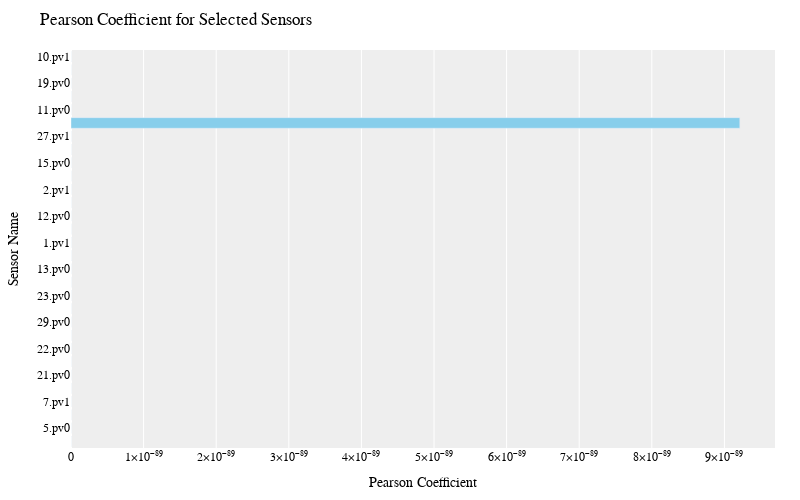

Notebook code cell kept with this figure:
### Code cell
import plotly.graph_objs as go
import plotly.io as pio

# Create the bar plot
fig = go.Figure()

fig.add_trace(go.Bar(
    x=df_correlation_filt['p_value'],
    y=df_correlation_filt['sensor_name'],
    orientation='h',
    marker=dict(color='skyblue')
))

# Update layout
fig.update_layout(
    title='Pearson Coefficient for Selected Sensors',
    xaxis_title='Pearson Coefficient',
    yaxis_title='Sensor Name',
    # Invert y-axis to display the highest value at the top
    yaxis=dict(autorange='reversed'),
    plot_bgcolor='#EEEEEE',
    font=dict(
        family="Montserrat, sans-serif",
        size=12,
        color="#000000"
    ),
    width=800,
    height=500,
    margin=dict(l=50, r=25, t=50, b=50)
)

# Show the plot
fig.show()

### Figure 1 — Plotly figure (JSON) as saved in the notebook; plotly's stock layout.template omitted (floating-point values rounded to 4 significant figures)
{"data": [{"marker": {"color": "skyblue"}, "orientation": "h", "type": "bar", "x": [4.322e-203, 6.184e-170, 1.869e-156, 1.791e-109, 6.22e-170, 9.212e-89, 2.452e-218, 6.385e-172, 8.814e-201, 2.32e-220, 4.035e-209, 1.819e-188, 2.371e-249, 8.43e-222, 1.902e-188, 7.403e-221, 5.414e-258, 1.598e-181, 3.14e-129, 6.751e-242, 5.08e-211, 1.616e-221, 1.696e-207, 2.138e-146, 1.295e-237, 7.565e-126, 2.171e-235, 1.033e-219, 1.459e-150, 2.882e-172], "y": ["10.pv1", "6.pv1", "19.pv0", "17.pv1", "11.pv0", "20.pv0", "27.pv1", "25.pv1", "15.pv0", "3.pv0", "2.pv1", "28.pv1", "12.pv0", "30.pv0", "1.pv1", "14.pv0", "13.pv0", "26.pv0", "23.pv0", "8.pv1", "29.pv0", "24.pv1", "22.pv0", "4.pv1", "21.pv0", "18.pv1", "7.pv1", "16.pv0", "5.pv0", "9.pv0"]}], "layout": {"font": {"color": "#000000", "family": "Montserrat, sans-serif", "size": 12}, "height": 500, "margin": {"b": 50, "l": 50, "r": 25, "t": 50}, "plot_bgcolor": "#EEEEEE", "title": {"text": "Pearson Coefficient for Selected Sensors"}, "width": 800, "xaxis": {"title": {"text": "Pearson Coefficient"}}, "yaxis": {"autorange": "reversed", "title": {"text": "Sensor Name"}}}}
